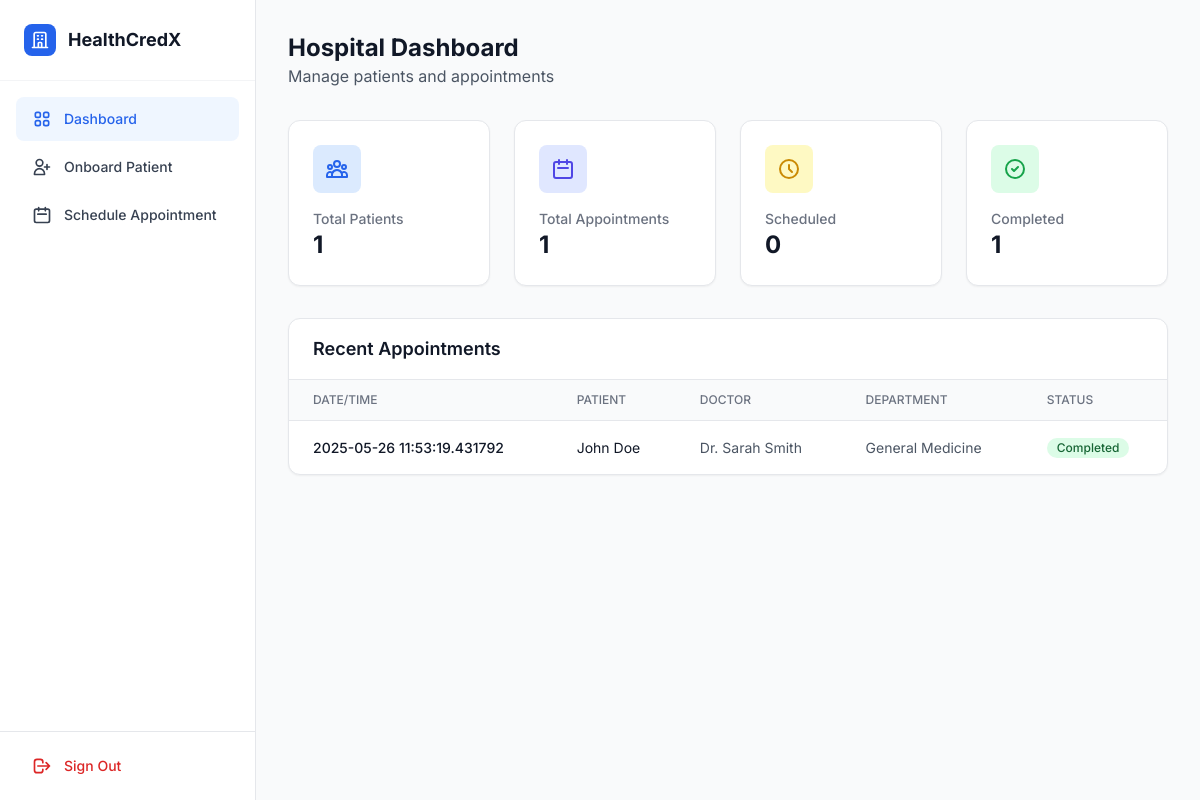
The app's page /hospital/dashboard (signed in) with its own data.
### tables this page shows
CREATE TABLE appointments (
            id INTEGER PRIMARY KEY AUTOINCREMENT,
            patient_id INTEGER NOT NULL,
            doctor_id INTEGER,
            hospital_id INTEGER NOT NULL,
            date_time TIMESTAMP NOT NULL,
            department TEXT,
            symptoms TEXT,
            notes TEXT,
            status TEXT DEFAULT 'scheduled' CHECK(status IN ('scheduled', 'completed', 'cancelled')),
            created_at TIMESTAMP DEFAULT CURRENT_TIMESTAMP,
            FOREIGN KEY (patient_id) REFERENCES users(id),
            FOREIGN KEY (doctor_id) REFERENCES users(id),
            FOREIGN KEY (hospital_id) REFERENCES users(id)
        );

CREATE TABLE users (
            id INTEGER PRIMARY KEY AUTOINCREMENT,
            email TEXT UNIQUE NOT NULL,
            password TEXT NOT NULL,
            name TEXT NOT NULL,
            role TEXT NOT NULL CHECK(role IN ('practitioner', 'organization', 'admin', 'hospital', 'pharma', 'patient')),
            practitioner_type TEXT,
            organization_name TEXT,
            created_at TIMESTAMP DEFAULT CURRENT_TIMESTAMP,
            last_login TIMESTAMP
        );

### app.py (the view)
@app.route('/hospital/dashboard')
@auth.require_role('hospital')
def hospital_dashboard():
    user = auth.get_current_user()
    appointments = db.get_appointments_by_user(user['id'], 'hospital')
    stats = db.get_hospital_stats(user['id'])
    return render_template('hospital_dashboard.html', appointments=appointments, stats=stats)

### auth.py (called while the page is built)
def get_current_user():
    if 'user_id' in session:
        return {
            'id': session['user_id'],
            'email': session['user_email'],
            'name': session['user_name'],
            'role': session['user_role'],
            'practitioner_type': session.get('practitioner_type'),
            'organization_name': session.get('organization_name')
        }
    return None

def is_authenticated():
    return 'user_id' in session

def require_role(*roles):
    def decorator(f):
        @wraps(f)
        def decorated_function(*args, **kwargs):
            if not is_authenticated():
                flash('Please log in to access this page.', 'warning')
                return redirect(url_for('login'))
            user = get_current_user()
            if user['role'] not in roles:
                flash('You do not have permission to access this page.', 'danger')
                return redirect(url_for('index'))
            return f(*args, **kwargs)
        return decorated_function
    return decorator

### database.py (called while the page is built)
def get_db():
    DB_PATH.parent.mkdir(exist_ok=True)
    conn = sqlite3.connect(DB_PATH)
    conn.row_factory = sqlite3.Row  # Access columns by name
    return conn

def get_hospital_stats(hospital_id):
    conn = get_db()
    cursor = conn.cursor()
    stats = {}
    cursor.execute("SELECT COUNT(*) as count FROM appointments WHERE hospital_id = ?", (hospital_id,))
    stats['total_appointments'] = cursor.fetchone()['count']
    cursor.execute("SELECT COUNT(*) as count FROM appointments WHERE hospital_id = ? AND status = 'completed'", (hospital_id,))
    stats['completed_appointments'] = cursor.fetchone()['count']
    cursor.execute("SELECT COUNT(*) as count FROM appointments WHERE hospital_id = ? AND status = 'scheduled'", (hospital_id,))
    stats['scheduled_appointments'] = cursor.fetchone()['count']
    cursor.execute("SELECT COUNT(DISTINCT patient_id) as count FROM appointments WHERE hospital_id = ?", (hospital_id,))
    stats['total_patients'] = cursor.fetchone()['count']
    conn.close()
    return stats

### templates/hospital_dashboard.html (shortened to what this page needs)
<!DOCTYPE html>
<html lang="en" class="bg-gray-50">
<head>
    <script src="https://cdn.tailwindcss.com"></script>
</head>
<body class="flex h-screen overflow-hidden">
    <aside class="w-64 bg-white border-r border-gray-200 flex-shrink-0 flex flex-col">
        <div class="p-6 flex items-center gap-3 border-b border-gray-100">
            <div class="w-8 h-8 bg-blue-600 rounded-lg flex items-center justify-center">
                <svg class="w-5 h-5 text-white" fill="none" stroke="currentColor" viewBox="0 0 24 24">
                    <path stroke-linecap="round" stroke-linejoin="round" stroke-width="2" d="M19 21V5a2 2 0 00-2-2H7a2 2 0 00-2 2v16m14 0h2m-2 0h-5m-9 0H3m2 0h5M9 7h1m-1 4h1m4-4h1m-1 4h1m-5 10v-5a1 1 0 011-1h2a1 1 0 011 1v5m-4 0h4"></path>
                </svg>
            </div>
            <span class="text-lg font-bold text-gray-900">HealthCredX</span>
        </div>
        <nav class="flex-1 p-4 space-y-1 overflow-y-auto">
            <a href="/hospital/dashboard" class="sidebar-link flex items-center gap-3 px-4 py-3 text-sm font-medium text-gray-700 rounded-lg active">
                Dashboard
            </a>
            <a href="/hospital/onboard-patient" class="sidebar-link flex items-center gap-3 px-4 py-3 text-sm font-medium text-gray-700 rounded-lg">
                <svg class="w-5 h-5" fill="none" stroke="currentColor" viewBox="0 0 24 24"><path stroke-linecap="round" stroke-linejoin="round" stroke-width="2" d="M18 9v3m0 0v3m0-3h3m-3 0h-3m-2-5a4 4 0 11-8 0 4 4 0 018 0zM3 20a6 6 0 0112 0v1H3v-1z"></path></svg>
                Onboard Patient
            </a>
            <a href="/hospital/schedule-appointment" class="sidebar-link flex items-center gap-3 px-4 py-3 text-sm font-medium text-gray-700 rounded-lg">
                <svg class="w-5 h-5" fill="none" stroke="currentColor" viewBox="0 0 24 24"><path stroke-linecap="round" stroke-linejoin="round" stroke-width="2" d="M8 7V3m8 4V3m-9 8h10M5 21h14a2 2 0 002-2V7a2 2 0 00-2-2H5a2 2 0 00-2 2v12a2 2 0 002 2z"></path></svg>
                Schedule Appointment
            </a>
        </nav>
        <div class="p-4 border-t border-gray-200">
            <a href="/logout" class="flex items-center gap-3 px-4 py-2 text-sm font-medium text-red-600 hover:bg-red-50 rounded-lg transition-colors">
                <svg class="w-5 h-5" fill="none" stroke="currentColor" viewBox="0 0 24 24"><path stroke-linecap="round" stroke-linejoin="round" stroke-width="2" d="M17 16l4-4m0 0l-4-4m4 4H7m6 4v1a3 3 0 01-3 3H6a3 3 0 01-3-3V7a3 3 0 013-3h4a3 3 0 013 3v1"></path></svg>
                Sign Out
            </a>
        </div>
    </aside>
    <main class="flex-1 overflow-y-auto bg-gray-50 p-8 relative">
        <div class="mb-8">
            <h1 class="text-2xl font-bold text-gray-900">Hospital Dashboard</h1>
            <p class="text-gray-600">Manage patients and appointments</p>
        </div>
        <div class="grid grid-cols-1 md:grid-cols-2 lg:grid-cols-4 gap-6 mb-8">
            <div class="bg-white p-6 rounded-xl border border-gray-200 shadow-sm">
                <div class="flex items-center justify-between mb-4">
                    <div class="w-12 h-12 bg-blue-100 rounded-lg flex items-center justify-center">
                    </div>
                </div>
                <h3 class="text-gray-500 text-sm font-medium">Total Patients</h3>
                <p class="text-2xl font-bold text-gray-900">{{ stats.total_patients }}</p>
            </div>
            <div class="bg-white p-6 rounded-xl border border-gray-200 shadow-sm">
                <div class="flex items-center justify-between mb-4">
                    <div class="w-12 h-12 bg-indigo-100 rounded-lg flex items-center justify-center">
                        <svg class="w-6 h-6 text-indigo-600" fill="none" stroke="currentColor" viewBox="0 0 24 24"><path stroke-linecap="round" stroke-linejoin="round" stroke-width="2" d="M8 7V3m8 4V3m-9 8h10M5 21h14a2 2 0 002-2V7a2 2 0 00-2-2H5a2 2 0 00-2 2v12a2 2 0 002 2z"></path></svg>
                    </div>
                </div>
                <h3 class="text-gray-500 text-sm font-medium">Total Appointments</h3>
                <p class="text-2xl font-bold text-gray-900">{{ stats.total_appointments }}</p>
            </div>
            <div class="bg-white p-6 rounded-xl border border-gray-200 shadow-sm">
                <div class="flex items-center justify-between mb-4">
                    <div class="w-12 h-12 bg-yellow-100 rounded-lg flex items-center justify-center">
                        <svg class="w-6 h-6 text-yellow-600" fill="none" stroke="currentColor" viewBox="0 0 24 24"><path stroke-linecap="round" stroke-linejoin="round" stroke-width="2" d="M12 8v4l3 3m6-3a9 9 0 11-18 0 9 9 0 0118 0z"></path></svg>
                    </div>
                </div>
                <h3 class="text-gray-500 text-sm font-medium">Scheduled</h3>
                <p class="text-2xl font-bold text-gray-900">{{ stats.scheduled_appointments }}</p>
            </div>
            <div class="bg-white p-6 rounded-xl border border-gray-200 shadow-sm">
                <div class="flex items-center justify-between mb-4">
                    <div class="w-12 h-12 bg-green-100 rounded-lg flex items-center justify-center">
                        <svg class="w-6 h-6 text-green-600" fill="none" stroke="currentColor" viewBox="0 0 24 24"><path stroke-linecap="round" stroke-linejoin="round" stroke-width="2" d="M9 12l2 2 4-4m6 2a9 9 0 11-18 0 9 9 0 0118 0z"></path></svg>
                    </div>
                </div>
                <h3 class="text-gray-500 text-sm font-medium">Completed</h3>
                <p class="text-2xl font-bold text-gray-900">{{ stats.completed_appointments }}</p>
            </div>
        </div>
        <div class="bg-white border border-gray-200 rounded-xl shadow-sm mb-8">
            <div class="px-6 py-4 border-b border-gray-200 flex justify-between items-center">
                <h2 class="text-lg font-semibold text-gray-900">Recent Appointments</h2>
            </div>
            {% if appointments %}
            <div class="overflow-x-auto">
                <table class="min-w-full divide-y divide-gray-200">
                    <thead class="bg-gray-50">
                        <tr>
                            <th class="px-6 py-3 text-left text-xs font-medium text-gray-500 uppercase">Date/Time</th>
                            <th class="px-6 py-3 text-left text-xs font-medium text-gray-500 uppercase">Patient</th>
                            <th class="px-6 py-3 text-left text-xs font-medium text-gray-500 uppercase">Doctor</th>
                            <th class="px-6 py-3 text-left text-xs font-medium text-gray-500 uppercase">Department</th>
                            <th class="px-6 py-3 text-left text-xs font-medium text-gray-500 uppercase">Status</th>
                        </tr>
                    </thead>
                    <tbody class="divide-y divide-gray-200">
                        {% for appt in appointments %}
                        <tr class="hover:bg-gray-50">
                            <td class="px-6 py-4 text-sm font-medium text-gray-900">{{ appt.date_time.replace('T', ' ') }}</td>
                            <td class="px-6 py-4 text-sm text-gray-900">{{ appt.patient_name }}</td>
                            <td class="px-6 py-4 text-sm text-gray-600">{{ appt.doctor_name or 'Unassigned' }}</td>
                            <td class="px-6 py-4 text-sm text-gray-600">{{ appt.department }}</td>
                            <td class="px-6 py-4 text-sm">
                                <span class="inline-flex items-center px-2.5 py-0.5 rounded-full text-xs font-medium
                                    {% if appt.status == 'completed' %}bg-green-100 text-green-800
                                    {% elif appt.status == 'cancelled' %}bg-red-100 text-red-800
                                    {% else %}bg-blue-100 text-blue-800{% endif %}">
                                    {{ appt.status.title() }}
                                </span>
                            </td>
                        </tr>
                        {% endfor %}
                    </tbody>
                </table>
            </div>
            {% else %}
            <div class="px-6 py-12 text-center text-gray-500">
                <p class="text-sm">No appointments scheduled.</p>
            </div>
            {% endif %}
        </div>
    </main>
</body>
</html>

### templates/hospital_dashboard.html (style rules this page uses)
body { font-family: 'Inter', sans-serif; }
.sidebar-link.active { background-color: #EFF6FF; color: #2563EB; }

### records on screen
appointments: date_time.replace "2025-05-26 11:53:19.431792", patient_name "John Doe", name "Dr. Sarah Smith", department "General Medicine", status "Completed"

### other values on screen
{{ stats.total_patients }} "1"
{{ stats.total_appointments }} "1"
{{ stats.scheduled_appointments }} "0"
{{ stats.completed_appointments }} "1"
